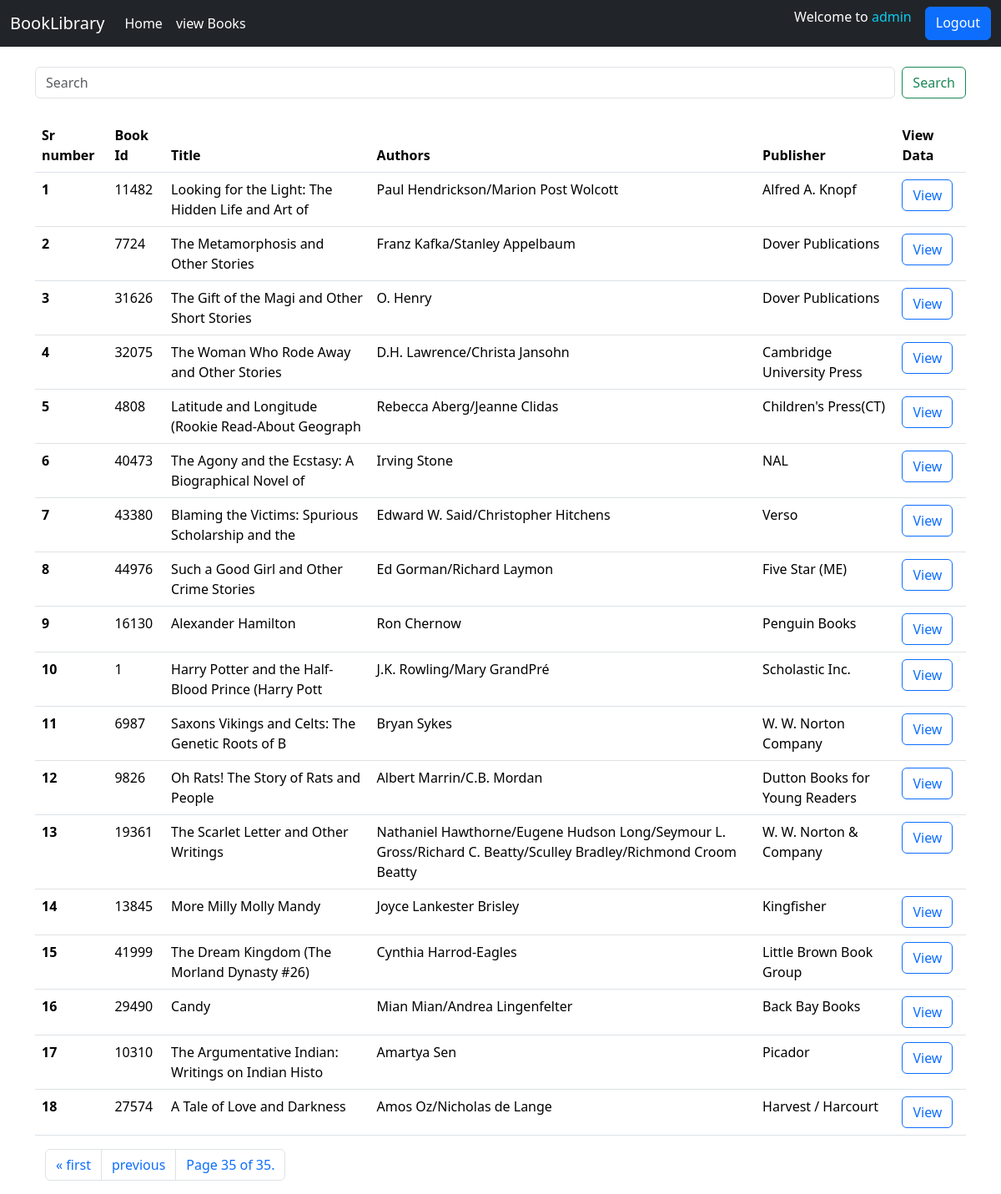
/book_view?page=35 (signed in), run on the app's committed database.
### home/models.py (models this page shows)
class FetchBook(models.Model):
    book_id =  models.IntegerField(unique=False, default= 10, blank= False)
    image = models.ImageField(upload_to='images' ,default='default_image.jpg')
    title = models.CharField(max_length=10000, blank=False)
    publication_date =  models.CharField(max_length=100, blank=False)
    text_reviews_count = models.IntegerField(blank=True)
    ratings_count = models.IntegerField(blank=True)
    language_code = models.CharField(max_length=100, blank=False)
    isbn =  models.CharField(max_length=100, blank=False)
    isbn13 = models.CharField(max_length=100, blank=False)
    average_rating = models.FloatField(blank=True)
    authors = models.CharField(max_length=100, blank=False)
    publisher = models.CharField(max_length=100, blank=False)
    amount = models.PositiveIntegerField(null=False, blank=False ,default=False)

### home/views.py (the view)
# urls.py: path('book_view',views.book_view, name = 'weather_view'),
@login_required(login_url="/login_user")
def book_view(request):
    queryset = FetchBook.objects.all()
    paginator = Paginator(queryset, 20)
    page_number = request.GET.get("page")
    page_obj = paginator.get_page(page_number)
    return render(request, "viewFeatchData.html", {"queryset": page_obj})

### home/templates/viewFeatchData.html (shortened to what this page needs)
{% extends "base.html" %}
{% block body %}
<div class="container my-3">
  <form class="d-flex my-4" role="search">
    <input class="form-control me-2" type="search" name ='search' placeholder="Search" aria-label="Search">
    <button class="btn btn-outline-success" type="submit">Search</button>
  </form>
    <table class="table">
        <thead>
          <tr>
            <th scope="col">Sr number</th>
            <th scope="col">Book Id</th>
            <th scope="col">Title</th>
            <th scope="col">Authors</th>
            <th scope="col">Publisher</th>
            <th scope="col">View Data</th>
          </tr>
        </thead>
        <tbody>
            {% for i in queryset%}
          <tr>
            <th scope="row">{{forloop.counter}}</th>
            <td>{{i.book_id}}</td>
            <td>{{i.title|slice:":50"}}</td>
            <td>{{i.authors}}</td>
            <td>{{i.publisher}}</td>
            <td><a href="bookDetails/{{i.book_id}}/" class = "btn btn-outline-primary"  >View </a></td>
          </tr>
          {% endfor %}
        </tbody>
      </table>
      <div class="container">
        <nav aria-label="Page navigation example">
            <ul class="pagination">
                {% if queryset.has_previous %}
                <li class="page-item"><a class="page-link" href="?page=1">&laquo; first</a></li>
                <li class="page-item"><a class="page-link" href="?page={{ queryset.previous_page_number }}">previous</a>
                </li>
                {% endif %}
                <li class="page-item"><a class="page-link" href="#">
                        Page {{ queryset.number }} of {{ queryset.paginator.num_pages }}.
                    </a></li>
            </ul>
        </nav>
    </div>
</div>
{% endblock %}

### home/templates/base.html (shortened to what this page needs)
<!doctype html>
<html lang="en">
<head>
  <link href="https://cdn.jsdelivr.net/npm/bootstrap@5.3.1/dist/css/bootstrap.min.css" rel="stylesheet"
>
</head>
<body>
  <nav class="navbar navbar-expand-lg navbar-dark bg-dark">
    <div class="container-fluid">
      <a class="navbar-brand" href="#">BookLibrary</a>
      <div class="collapse navbar-collapse" id="navbarSupportedContent">
        <ul class="navbar-nav me-auto mb-2 mb-lg-0">
          <li class="nav-item">
            <a class="nav-link active" aria-current="page" href="/">Home</a>
          </li>
          {% if not request.user.is_authenticated %}
          <li class="nav-item">
            <a class="nav-link active" aria-current="page" href="signUp">signUp</a>
          </li>
          {% else %}
          <li class="nav-item">
            <a class="nav-link active" aria-current="page" href="book_view">view Books</a>
          </li>
          {% endif %}
        </ul>
        {% if request.user.is_authenticated %}
        <form class="d-flex" role="search">
          <p class="text-white mx-3 ">Welcome to <span class = 'text-info'>{{request.user}}</span></p>
          <a href="/logout_user" class="btn btn-primary">Logout</a>
        </form>
        {% else %}
        <form class="d-flex" role="search">
          <input class="form-control me-2" type="search" placeholder="Search" aria-label="Search">
          <a href="/login_user" class='btn btn-primary'>Login</a>
        </form>
        {% endif %}
      </div>
    </div>
  </nav>
  {% block body %}
  {% endblock %}
</body>
</html>

### data on the page
FetchBook: book_id "11482", title "Looking for the Light: The Hidden Life and Art of", authors "Paul Hendrickson/Marion Post Wolcott", publisher "Alfred A. Knopf"
FetchBook: book_id "7724", title "The Metamorphosis and Other Stories", authors "Franz Kafka/Stanley Appelbaum", publisher "Dover Publications"
FetchBook: book_id "31626", title "The Gift of the Magi and Other Short Stories", authors "O. Henry", publisher "Dover Publications"
FetchBook: book_id "32075", title "The Woman Who Rode Away and Other Stories", authors "D.H. Lawrence/Christa Jansohn", publisher "Cambridge University Press"
FetchBook: book_id "4808", title "Latitude and Longitude (Rookie Read-About Geograph", authors "Rebecca Aberg/Jeanne Clidas", publisher "Children's Press(CT)"
FetchBook: book_id "40473", title "The Agony and the Ecstasy: A Biographical Novel of", authors "Irving Stone", publisher "NAL"
FetchBook: book_id "43380", title "Blaming the Victims: Spurious Scholarship and the", authors "Edward W. Said/Christopher Hitchens", publisher "Verso"
FetchBook: book_id "44976", title "Such a Good Girl and Other Crime Stories", authors "Ed Gorman/Richard Laymon", publisher "Five Star (ME)"
FetchBook: book_id "16130", title "Alexander Hamilton", authors "Ron Chernow", publisher "Penguin Books"
FetchBook: book_id "1", title "Harry Potter and the Half-Blood Prince (Harry Pott", authors "J.K. Rowling/Mary GrandPré", publisher "Scholastic Inc."
FetchBook: book_id "6987", title "Saxons Vikings and Celts: The Genetic Roots of B", authors "Bryan Sykes", publisher "W. W. Norton Company"
FetchBook: book_id "9826", title "Oh Rats! The Story of Rats and People", authors "Albert Marrin/C.B. Mordan", publisher "Dutton Books for Young Readers"
FetchBook: book_id "19361", title "The Scarlet Letter and Other Writings", authors "Nathaniel Hawthorne/Eugene Hudson Long/Seymour L. Gross/Richard C. Beatty/Sculley Bradley/Richmond Croom Beatty", publisher "W. W. Norton & Company"
FetchBook: book_id "13845", title "More Milly Molly Mandy", authors "Joyce Lankester Brisley", publisher "Kingfisher"
FetchBook: book_id "41999", title "The Dream Kingdom (The Morland Dynasty #26)", authors "Cynthia Harrod-Eagles", publisher "Little Brown Book Group"
FetchBook: book_id "29490", title "Candy", authors "Mian Mian/Andrea Lingenfelter", publisher "Back Bay Books"
FetchBook: book_id "10310", title "The Argumentative Indian: Writings on Indian Histo", authors "Amartya Sen", publisher "Picador"
FetchBook: book_id "27574", title "A Tale of Love and Darkness", authors "Amos Oz/Nicholas de Lange", publisher "Harvest / Harcourt"

### other printed values
{{ request.user }} "admin"
{{ queryset.number }} "35"
{{ queryset.paginator.num_pages }} "35"
